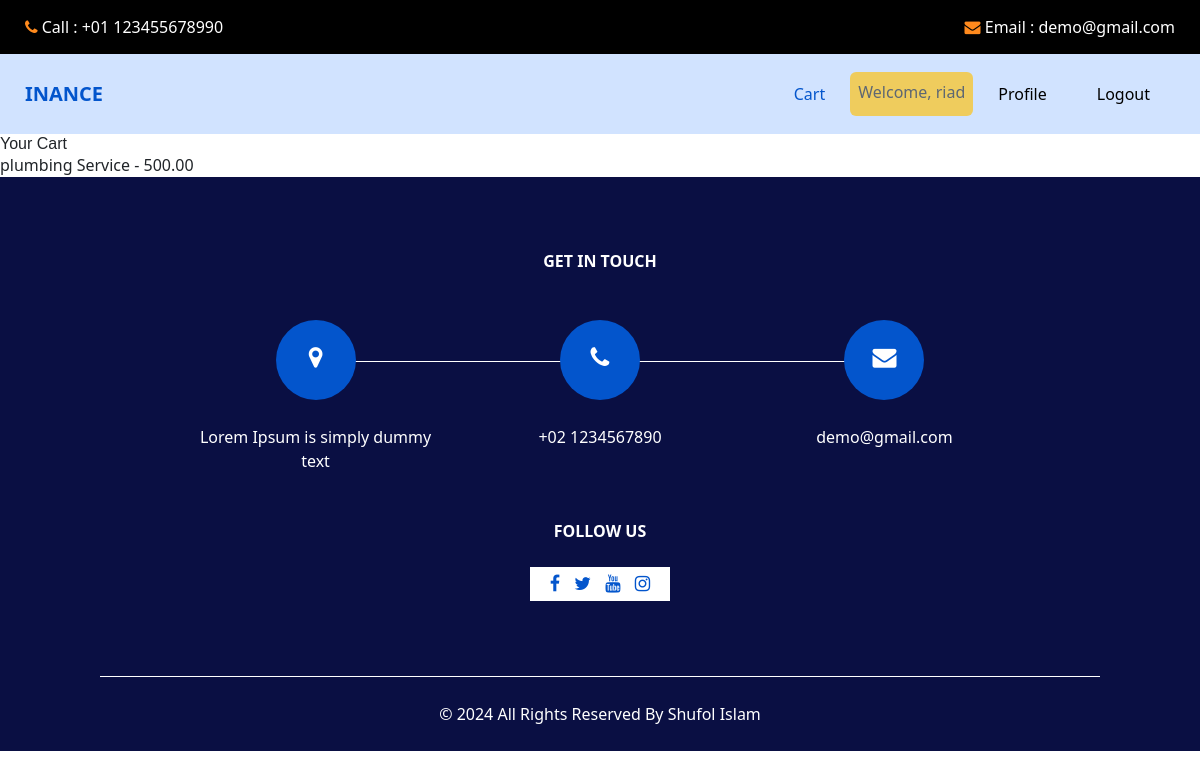
The app's page /cart/show_cart (signed in), older data.
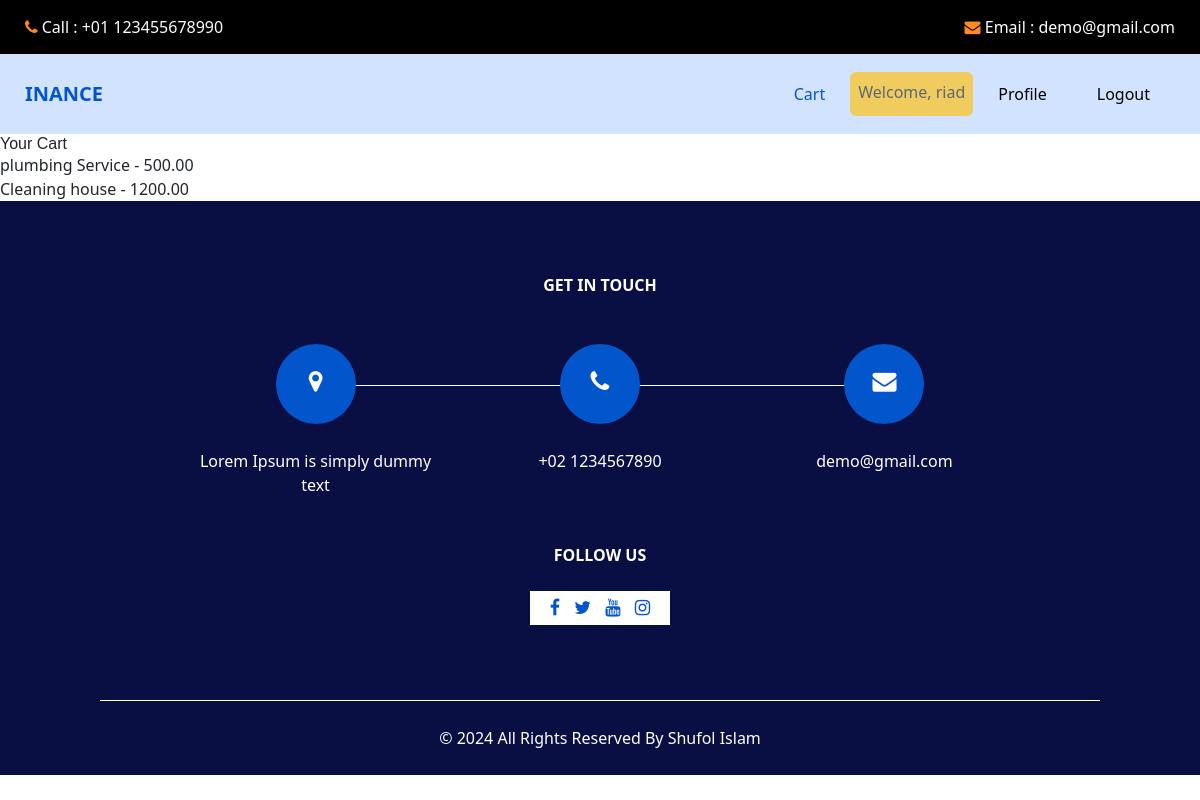
The same page, newer data.
### cart/models.py (models this page shows)
class CartItems(models.Model):
    cart = models.ForeignKey(Cart, on_delete=models.CASCADE, related_name='cart_items')
    service = models.ForeignKey(Services, on_delete=models.SET_NULL, null=True, blank = True)

### services/models.py (models this page shows)
class Services(models.Model):
    service_name = models.CharField(max_length = 100)
    description = models.TextField()
    price = models.DecimalField(max_digits = 10, decimal_places = 2)
    image = models.ImageField( upload_to='uploads/')
    def __str__(self):
        return self.service_name
    class Meta:
        verbose_name_plural = "Services"

### cart/views.py (the view)
# urls.py: path('show_cart', views.show_cart, name='show_cart')
def show_cart(request):
    user = request.user
    cart_items = CartItems.objects.filter(cart__user=user, cart__is_paid=False)
    return render(request, 'show_cart.html', {'cart_items': cart_items})

### cart/templates/show_cart.html
{% extends "base.html" %}
{% block content %}
<h1>Your Cart</h1>
<ul>
    {% for cart_item in cart_items %}
        <li>{{ cart_item.service }} - {{ cart_item.service.price }}</li>
    {% endfor %}
</ul>
{% endblock content %}

Row changes from the older to the newer data that the page shows:
added CartItems: service "Cleaning house", service.price "1200.00"
